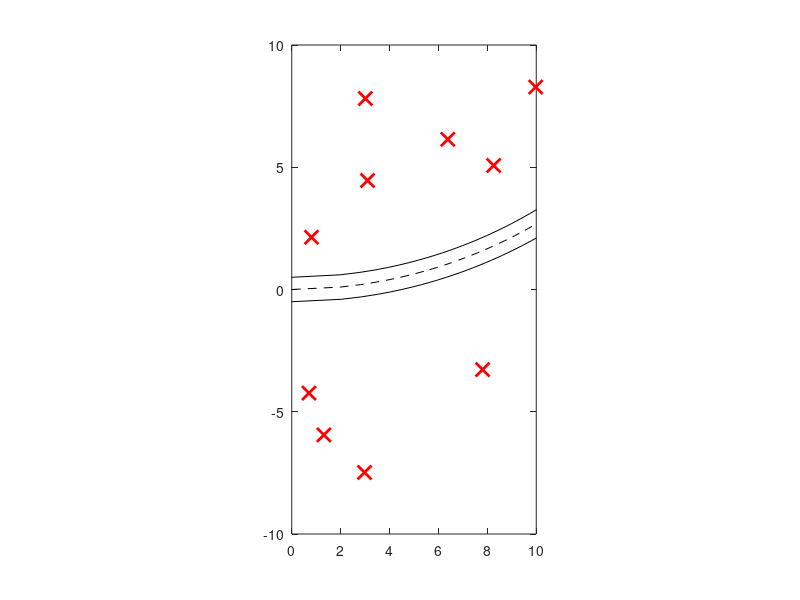

The MATLAB source for this figure:
% This code creates  obstacle at some random point in front of the robot.
% It then calculates the radius of the constant curvature path that
% intersects with that point. Finally, it plots the obstacle and the path.

%% Create 'num_obs' obstacles at random x,y locations in front of the robot.
num_obs = 10;
xmax = 10;
ymax = 10;
x_obs_tot = xmax*rand(num_obs,1);
y_obs_tot = 2*ymax*rand(num_obs,1)-ymax;

%% Define vehicle (max width and speed)
% Max width of vehicle
max_width = 1;
half_width = max_width/2;
% Commanded linear and angular velocity pre-obstacle avoidance
v_pre = 2;
omega_pre = .1;
R_pre = v_pre/omega_pre;

% Find which obstacles are in the path
% TODO: Add distance filter as well (only worry about close obstacles)
in_path = sqrt(x_obs_tot.^2+(R_pre-y_obs_tot).^2)>=(R_pre-half_width) & ...
          sqrt(x_obs_tot.^2+(R_pre-y_obs_tot).^2)<=(R_pre+half_width);
x_obs = x_obs_tot(in_path);
y_obs = y_obs_tot(in_path);

% TODO: Once new path is found, see if an obstacle is in the new path. If a
% larger change is needed to avoid any new obstacles, see if turning the
% other direction is better. Keep checking until there are no obstacles in
% the new path.

%% Calculate ideal omega for obstacle avoidance
% Calculate the radius of curvature of a circle that would just touch those
% points on the left or right side. R_right means that the robot passes the
% obstacle with the obstacle on the right, and opposite for R_left.
R_left = ((x_obs).^2+(y_obs+half_width).^2)./(2*(y_obs+half_width))-half_width;
R_right = ((x_obs).^2+(y_obs-half_width).^2)./(2*(y_obs-half_width))+half_width;
R_pos = [R_left; R_right];
% Possible values of omega
omega_pos = v_pre./R_pos;

omega_max_left = min(omega_pos(omega_pos-omega_pre<0));
omega_max_right = max(omega_pos(omega_pos-omega_pre>0));

% Of the possible omegas, we want to choose the best according to the
% following criteria:
% 1.) If there are no obstacles in the current path, keep the current omega
% 2.) If there are 1 or more obstacles in the path
omega_new = omega_pos(min(abs(omega_pos-omega_pre))==abs(omega_pos-omega_pre));
delta_omega = omega_new-omega_pre;
R_new = R_pos(min(abs(omega_pos-omega_pre))==abs(omega_pos-omega_pre));

%% Plot the obstacles and the paths to reach them
figure(1)
cols = get(gca,'colororder');
% Plot the original path in black
y_mid = 0:sign(R_pre)*0.1:2*R_pre;
y_left = -half_width:sign(R_pre+half_width-(-half_width))*0.1:2*R_pre+half_width;
y_right = half_width:sign(R_pre+half_width-(-half_width))*0.1:2*R_pre-half_width;

x_mid = abs(sqrt(2*R_pre-y_mid).* sqrt(y_mid));
x_left  = abs(sqrt(half_width+2*R_pre-y_left ).*sqrt(half_width+y_left ));
x_right = abs(sqrt(half_width-2*R_pre+y_right).*sqrt(half_width-y_right));

plot(x_mid,y_mid,'--','Color',[0 0 0])
hold on
plot(x_left,y_left,'Color',[0 0 0])
plot(x_right,y_right,'Color',[0 0 0])

% Plot all the obstacles with red x's
plot(x_obs_tot,y_obs_tot,'xr','MarkerSize',10,'LineWidth',2)

for i = 1:length(x_obs)
    y_mid = 0:sign(R_left(i)+half_width-(-half_width))*0.1:2*R_left(i);
    y_left = -half_width:sign(R_left(i)+half_width-(-half_width))*0.1:2*R_left(i)+half_width;
    y_right = half_width:sign(R_left(i)+half_width-(-half_width))*0.1:2*R_left(i)-half_width;
    
    x_mid   = abs( sqrt(              2*R_left(i) - y_mid   ) .* sqrt(              y_mid   ));
    x_left  = abs( sqrt( half_width + 2*R_left(i) - y_left  ) .* sqrt( half_width + y_left  ));
    x_right = abs( sqrt( half_width - 2*R_left(i) + y_right ) .* sqrt( half_width - y_right ));
    
    plot(x_mid,y_mid,'--','Color',cols(mod(i,7)+1,:))
    plot(x_left,y_left,'Color',cols(mod(i,7)+1,:))
    plot(x_right,y_right,'Color',cols(mod(i,7)+1,:))
end
for i = 1:length(x_obs)
    y_mid = 0:sign(R_right(i)+half_width-(-half_width))*0.1:2*R_right(i);
    y_left = -half_width:sign(R_right(i)+half_width-(-half_width))*0.1:2*R_right(i)+half_width;
    y_right = half_width:sign(R_right(i)+half_width-(-half_width))*0.1:2*R_right(i)-half_width;
    
    x_mid   = abs( sqrt(              2*R_right(i) - y_mid   ) .* sqrt(              y_mid   ));
    x_left  = abs( sqrt( half_width + 2*R_right(i) - y_left  ) .* sqrt( half_width + y_left  ));
    x_right = abs( sqrt( half_width - 2*R_right(i) + y_right ) .* sqrt( half_width - y_right ));
    
    plot(x_mid,y_mid,'--','Color',cols(mod(i+num_obs,7)+1,:))
    plot(x_left,y_left,'Color',cols(mod(i+num_obs,7)+1,:))
    plot(x_right,y_right,'Color',cols(mod(i+num_obs,7)+1,:))
end
hold off
axis equal
xlim([0 xmax])
ylim([-ymax ymax])